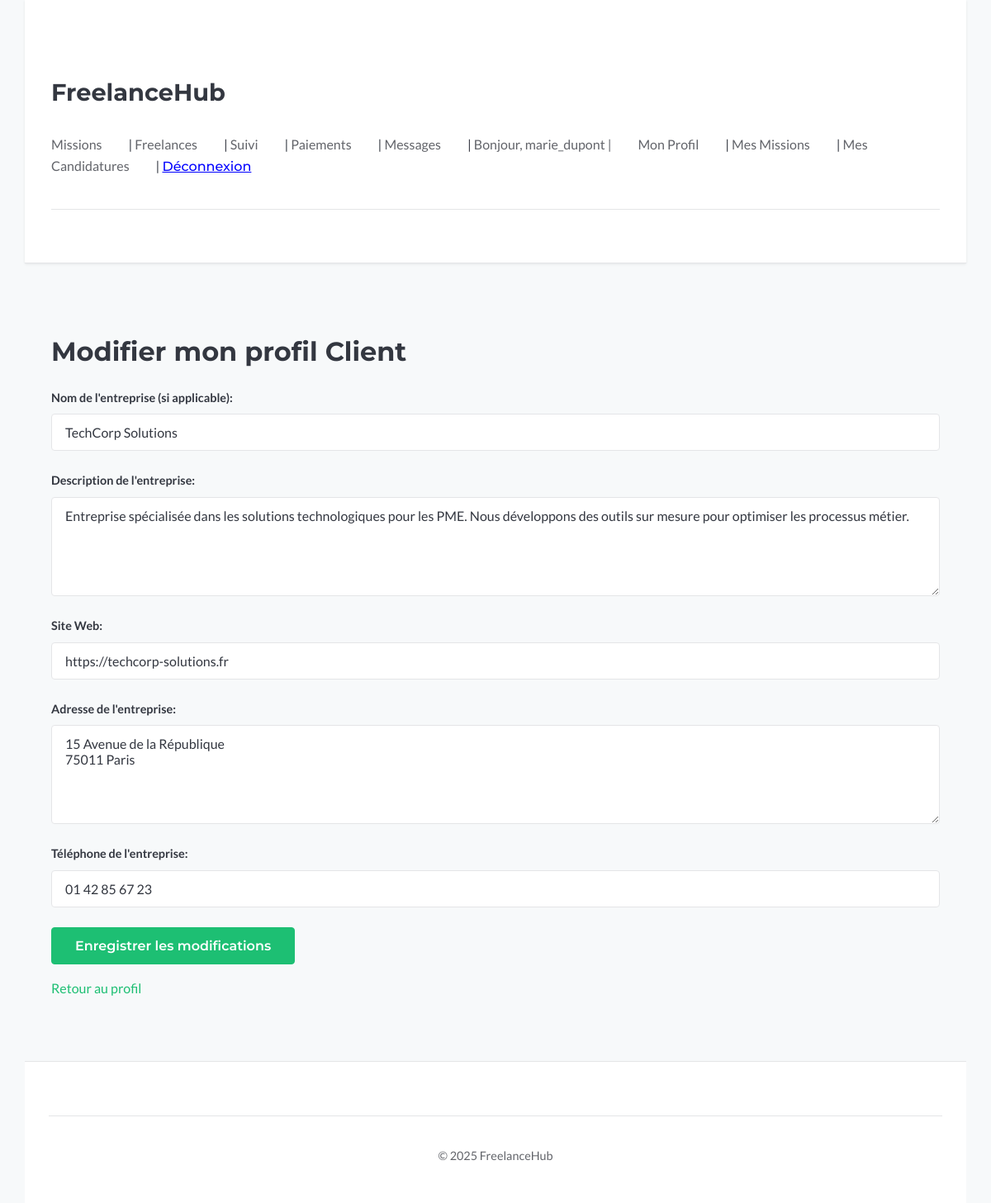
Screenshot of /users/profile/client/update/ (signed in) with the database file from the repository.
### users/models.py (models this page shows, shortened)
class ClientProfile(models.Model):
    user = models.OneToOneField(User, on_delete=models.CASCADE, related_name='client_profile')
    nom_entreprise = models.CharField(max_length=255, blank=True, null=True, verbose_name="Nom de l'entreprise")
    description_entreprise = models.TextField(blank=True, null=True, verbose_name="Description de l'entreprise")
    site_web_entreprise = models.URLField(max_length=200, blank=True, null=True, verbose_name="Site Web")
    adresse_entreprise = models.TextField(blank=True, null=True, verbose_name="Adresse de l'entreprise")
    telephone_entreprise = models.CharField(max_length=20, blank=True, null=True, verbose_name="Téléphone de l'entreprise")
    class Meta:
        verbose_name = "Profil Client"
        verbose_name_plural = "Profils Client"

### users/views.py (the view)
# urls.py: path('profile/client/update/', views.update_client_profile, name='update_client_profile'),
@login_required
def update_client_profile(request):
    try:
        profile_instance = request.user.client_profile
    except ClientProfile.DoesNotExist:
        profile_instance = None
    if request.method == "POST":
        form = ClientProfileForm(
            request.POST, request.FILES or None, instance=profile_instance
        )
        if form.is_valid():
            profile = form.save(commit=False)
            profile.user = request.user
            profile.save()
            messages.success(request, "Profil Client mis à jour avec succès !")
            return redirect("users:profile")
        else:
            messages.error(request, "Erreur lors de la mise à jour du profil.")
    else:
        form = ClientProfileForm(instance=profile_instance)
    context = {"form": form, "profile_type": "Client"}
    return render(request, "users/profile_form.html", context)

### users/forms.py
class ClientProfileForm(forms.ModelForm):
    class Meta:
        model = ClientProfile
        exclude = ('user',)
        widgets = {
            'description_entreprise': forms.Textarea(attrs={'rows': 4}),
            'adresse_entreprise': forms.Textarea(attrs={'rows': 2}),
        }
        labels = {
            'nom_entreprise': "Nom de l'entreprise (si applicable)",
        }

### users/templates/users/profile_form.html (shortened to what this page needs)
{% extends "base.html" %}
{% block content %}
  <h2>Modifier mon profil {{ profile_type }}</h2>
  <form method="post" enctype="multipart/form-data">
    {{ form.as_p }}
    <button type="submit">Enregistrer les modifications</button>
  </form>
  <p><a href="{% url 'users:profile' %}">Retour au profil</a></p>
{% endblock %}

### templates/base.html (shortened to what this page needs)
{% load static %}
<!doctype html>
<html lang="fr">
<head>
    <link rel="stylesheet" href="{% static 'css/style.css' %}">
</head>
<body>
    <header>
        <h1><a href="{% url 'home' %}">FreelanceHub</a></h1>
        <nav>
            <a href="{% url 'missions:list' %}">Missions</a> |
            <a href="{% url 'users:freelance_search' %}">Freelances</a> |
            {% if user.is_authenticated %}
                <a href="{% url 'missions:tracking_dashboard' %}">Suivi</a> |
                <a href="{% url 'payments:dashboard' %}">Paiements</a> |
                <a href="{% url 'messaging:list' %}">Messages</a> |
                <span>Bonjour, {{ user.username }} | </span>
                <a href="{% url 'users:profile' %}">Mon Profil</a> |
                <a href="{% url 'missions:my_missions' %}">Mes Missions</a> |
                <a href="{% url 'missions:my_applications' %}">Mes Candidatures</a> |
                <form action="{% url 'users:logout' %}" method="post" style="display: inline;">
                    <button type="submit" style="background:none; border:none; padding:0; color: blue; text-decoration:underline; cursor:pointer;">Déconnexion</button>
                </form>
            {% else %}
                <a href="{% url 'users:login' %}">Connexion</a> |
                <a href="{% url 'users:register' %}">Inscription</a>
            {% endif %}
        </nav>
        <hr>
    </header>
    <main>
        {% block content %}{% endblock %}
    </main>
    <footer>
        <hr>
        <p>© 2025 FreelanceHub</p>
    </footer>
</body>
</html>

### static/css/style.css (style rules this page uses)
:root { --bg-color: #f7f9fa; --surface-color: #ffffff; --text-color: #333740; --text-secondary: #62646a; --accent-color: #1dbf73; --accent-color-darker: #19a366; --border-color: #e4e5e7; --error-bg: #f8d7da; --error-text: #721c24; --error-border: #f5c6cb; --success-bg: #d4edda; --success-text: #155724; --success-border: #c3e6cb; --info-bg: #d1ecf1; --info-text: #0c5460; --info-border: #bee5eb; --font-primary: 'Lato', system-ui, -apple-system, BlinkMacSystemFont, 'Segoe UI', Roboto, Oxygen, Ubuntu, Cantarell, 'Open Sans', 'Helvetica Neue', sans-serif; --font-headings: 'Montserrat', system-ui, -apple-system, BlinkMacSystemFont, 'Segoe UI', Roboto, Oxygen, Ubuntu, Cantarell, 'Open Sans', 'Helvetica Neue', sans-serif; --shadow-sm: 0 1px 3px rgba(0, 0, 0, 0.08); --shadow-md: 0 3px 6px rgba(0, 0, 0, 0.1); --shadow-lg: 0 10px 20px rgba(0,0,0,0.12); --transition-speed: 0.25s; --transition-ease: ease-in-out; }
*, *::before, *::after { box-sizing: border-box; }
html { scroll-behavior: smooth; }
body { margin: 0; font-family: var(--font-primary); background-color: var(--bg-color); color: var(--text-color); line-height: 1.6; font-size: 16px; display: flex; flex-direction: column; min-height: 100vh; }
h1, h2, h3, h4, h5, h6 { font-family: var(--font-headings); font-weight: 700; margin-top: 1.5em; margin-bottom: 0.75em; color: var(--text-color); }
h1 { font-size: 2.5rem; line-height: 1.2; }
h2 { font-size: 2rem; line-height: 1.2; }
p { margin-bottom: 1.2em; }
a { color: var(--accent-color); text-decoration: none; transition: color var(--transition-speed) var(--transition-ease); }
hr { border: none; border-top: 1px solid var(--border-color); margin: 2.5em 0; }
header, main, footer { width: 100%; max-width: 1140px; margin-left: auto; margin-right: auto; padding: 1.5em 2em; }
main { flex-grow: 1; padding-top: 2.5em; padding-bottom: 3.5em; }
header { background-color: var(--surface-color); padding-top: 1.5em; padding-bottom: 1.5em; border-bottom: 1px solid var(--border-color); box-shadow: var(--shadow-sm); }
header h1 a { color: var(--text-color); text-decoration: none; font-weight: 700; font-size: 1.8rem; }
header nav { margin-top: 1em; font-size: 1rem; }
header nav a, header nav span { margin-right: 1.8em; color: var(--text-secondary); font-weight: 500; }
header nav form button { color: var(--text-secondary); font-size: inherit; font-weight: 500; background: none; border: none; padding: 0; cursor: pointer; }
form { margin-top: 1.5em; }
form p { margin-bottom: 1.5em; }
label { display: block; margin-bottom: 0.6em; font-weight: 600; font-size: 0.9rem; color: var(--text-color); }
input[type="text"], input[type="email"], input[type="password"], input[type="url"], input[type="number"], input[type="date"], textarea, select { display: block; width: 100%; padding: 0.75em 1em; font-family: var(--font-primary); font-size: 1rem; color: var(--text-color); background-color: var(--surface-color); border: 1px solid var(--border-color); border-radius: 4px; transition: border-color var(--transition-speed) var(--transition-ease), box-shadow var(--transition-speed) var(--transition-ease); }
textarea { min-height: 120px; resize: vertical; }
button, input[type="submit"], a.button { display: inline-block; padding: 0.75em 1.75em; font-family: var(--font-headings); font-size: 1rem; font-weight: 600; text-align: center; text-decoration: none; color: #ffffff; background-color: var(--accent-color); border: 1px solid var(--accent-color); border-radius: 4px; cursor: pointer; transition: background-color var(--transition-speed) var(--transition-ease), border-color var(--transition-speed) var(--transition-ease), transform var(--transition-speed) var(--transition-ease), box-shadow var(--transition-speed) var(--transition-ease); }
main { animation: fadeInUp 0.5s var(--transition-ease) 0.1s forwards; }
footer { margin-top: auto; padding-top: 2em; padding-bottom: 2em; text-align: center; font-size: 0.9rem; color: var(--text-secondary); border-top: 1px solid var(--border-color); background-color: var(--surface-color); }

### rows the page displays
ClientProfile: nom_entreprise "TechCorp Solutions", description_entreprise "Entreprise spécialisée dans les solutions technologiques pour les PME. Nous développons des outils sur mesure pour optimiser les processus métier.", site_web_entreprise "https://techcorp-solutions.fr", adresse_entreprise "15 Avenue de la République 75011 Paris", telephone_entreprise "01 42 85 67 23"

### other values shown
{{ user.username }} "marie_dupont"
{{ profile_type }} "Client"
